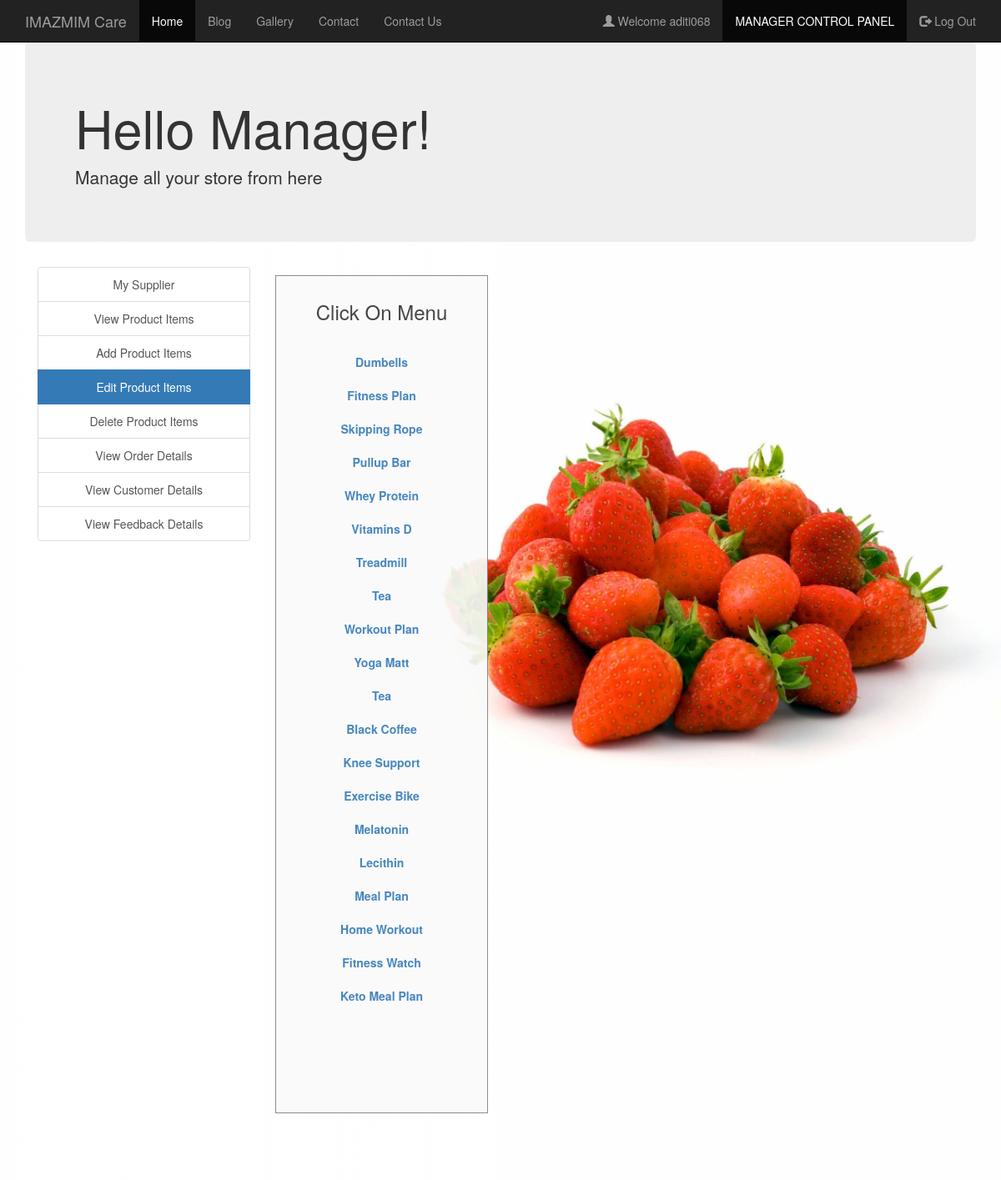
Screenshot of /edit_food_items.php (signed in) with the database file from the repository.
### tables this page shows
CREATE TABLE IF NOT EXISTS `manager` (
  `username` varchar(30) NOT NULL,
  `fullname` varchar(30) NOT NULL,
  `email` varchar(30) NOT NULL,
  `contact` varchar(30) NOT NULL,
  `address` varchar(50) NOT NULL,
  `password` varchar(30) NOT NULL,
  PRIMARY KEY (`username`)
);

CREATE TABLE IF NOT EXISTS `food` (
  `F_ID` int(30) NOT NULL AUTO_INCREMENT,
  `name` varchar(30) NOT NULL,
  `price` int(30) NOT NULL,
  `description` varchar(200) NOT NULL,
  `R_ID` int(30) NOT NULL,
  `images_path` varchar(200) NOT NULL,
  `options` varchar(10) NOT NULL DEFAULT 'ENABLE',
  PRIMARY KEY (`F_ID`,`R_ID`),
  KEY `R_ID` (`R_ID`)
);

### session_m.php (called while the page is built, shortened)
<?php
$conn = Connect();
$user_check=$_SESSION['login_user1'];
$query = "SELECT username FROM MANAGER WHERE username = '$user_check'";
$ses_sql = mysqli_query($conn, $query);
$row = mysqli_fetch_assoc($ses_sql);
$login_session =$row['username'];
?>

### edit_food_items.php (the view, shortened to what this page needs)
<?php
include('session_m.php');
?>
<!DOCTYPE html>
<html>
  <head>
  </head>
  <link rel="stylesheet" type = "text/css" href ="css/edit_food_items.css">
  <link rel="stylesheet" type = "text/css" href ="css/bootstrap.min.css">
  <link rel="stylesheet" href="https://maxcdn.bootstrapcdn.com/bootstrap/3.4.0/css/bootstrap.min.css">
  <body>
    <nav class="navbar navbar-inverse navbar-fixed-top navigation-clean-search" role="navigation">
      <div class="container">
        <div class="navbar-header">
          <a class="navbar-brand" href="index.php">IMAZMIM Care</a>
        </div>
        <div class="collapse navbar-collapse " id="myNavbar">
          <ul class="nav navbar-nav">
            <li class="active" ><a href="homepage.html">Home</a></li>
            <li><a href="blog.html">Blog</a></li>
			<li><a href="gallery.html">Gallery</a></li>
			<li><a href="contacts.html">Contact</a></li>
            <li><a href="contactus.php">Contact Us</a></li>
          </ul>
          <ul class="nav navbar-nav navbar-right">
            <li><a href="#"><span class="glyphicon glyphicon-user"></span> Welcome <?php echo $login_session; ?> </a></li>
            <li class="active"> <a href="managerlogin.php">MANAGER CONTROL PANEL</a></li>
            <li><a href="logout_m.php"><span class="glyphicon glyphicon-log-out"></span> Log Out </a></li>
          </ul>
        </div>
      </div>
    </nav>
<div class="container">
    <div class="jumbotron">
     <h1>Hello Manager! </h1>
     <p>Manage all your store from here</p>
    </div>
    </div>
<div class="container">
    	<div class="col-xs-3" style="text-align: center;">
    	<div class="list-group">
    		<a href="mystore.php" class="list-group-item ">My Supplier</a>
    		<a href="view_food_items.php" class="list-group-item ">View Product Items</a>
    		<a href="add_food_items.php" class="list-group-item ">Add Product Items</a>
    		<a href="edit_food_items.php" class="list-group-item active">Edit Product Items</a>
    		<a href="delete_food_items.php" class="list-group-item ">Delete Product Items</a>
            <a href="view_order_details.php" class="list-group-item ">View Order Details</a>
			<a href="view_customer_details.php" class="list-group-item ">View Customer Details</a>
			<a href="view_feedback_details.php" class="list-group-item ">View Feedback Details</a>
    	</div>
    </div>
<div class="col-xs-3">
  <div class="form-area" style="padding: 10px 10px 110px 10px; ">
    <div style="text-align: center;">
      <h3>Click On Menu <br><br></h3>
    </div>
    <?php
    $query = mysqli_query($conn, "SELECT * FROM food ORDER BY F_ID");
    while ($row = mysqli_fetch_array($query)) {
      ?>
      <div class="list-group" style="text-align: center;">
        <?php
      echo "<b><a href='edit_food_items.php?update= {$row['F_ID']}'>{$row['name']}</a></b>";
        ?>
      </div>
    <?php
    }
    ?>
  </div>
</div>
</div>
  </body>
<br>
</html>

### css/edit_food_items.css (style rules this page uses)
body,html { height: 100%; }
body { padding-top: 50px; background-image: url('headerimg2.jpg'); background-repeat: repeat; background-size: 100%; }
.form-area { background-color: #FAFAFA; padding: 10px 40px 60px; margin: 10px 0px 60px; border: 1px solid GREY; opacity:0.9; }

### rows the page displays
manager: username "aditi068"
food: name "Dumbells"
food: name "Fitness Plan"
food: name "Skipping Rope"
food: name "Pullup Bar"
food: name "Whey Protein"
food: name "Vitamins D"
food: name "Treadmill"
food: name "Tea"
food: name "Workout Plan"
food: name "Yoga Matt"
food: name "Tea"
food: name "Black Coffee"
food: name "Knee Support"
food: name "Exercise Bike"
food: name "Melatonin"
food: name "Lecithin"
food: name "Meal Plan"
food: name "Home Workout"
food: name "Fitness Watch"
food: name "Keto Meal Plan"
